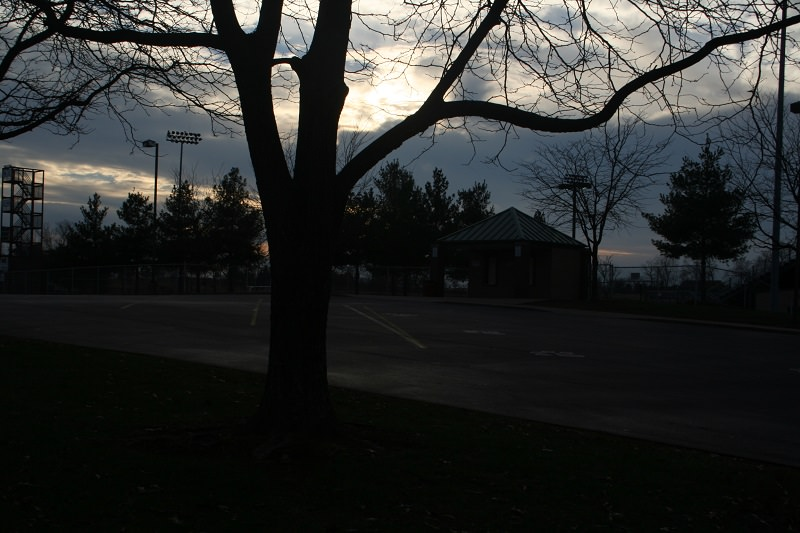
#> input picture images/lowLightImage.jpg, 800 x 533 px, found by its file name
$ python example_local_contrast_enhancement.py
#> lines starting #> are read from the running program, lines starting #| are printed output that depends on the picture
#> further down, image is the input picture: shape (533, 800, 3); mean R, G, B 43.2, 44.7, 43.5
### image_enhancement.py
import math
import imageio.v2 as imageio
import numpy as np
import matplotlib.pyplot as plt
from skimage.color import rgb2gray
from skimage.util import img_as_float
from skimage.exposure import rescale_intensity, adjust_gamma


plt.close('all')

def map_value(
        value,
        range_in=(0,1),
        range_out=(0,1),
        invert=False,
        non_lin_convex=None,
        non_lin_concave=None):

    # truncate value to within input range limits
    if value > range_in[1]: value = range_in[1]
    if value < range_in[0]: value = range_in[0]

    # map values linearly to [0,1]
    value = (value - range_in[0]) / (range_in[1] - range_in[0])

    # invert values
    if invert is True: value = 1 - value

    # apply convex non-linearity
    if non_lin_convex is not None:
        value = (value * non_lin_convex) / (1 + non_lin_convex - value)

    # apply concave non-linearity
    if non_lin_concave is not None:
        value = ((1 + non_lin_concave) * value) / (non_lin_concave + value)

    # mapping value to the output range in a linear way
    value = value * (range_out[1] - range_out[0]) + range_out[0]

    return value


# [58 lines left out: function get_membership_luts, not called in this run]

def get_sigmoid_lut(
        resolution=256,
        threshold=0.2,
        non_linearirty=0.2,
        verbose=False):


#> called with resolution = 256, threshold = 0.2, non_linearirty = 0.12, verbose = False
    max_value = resolution - 1  # the maximum attainable value
    thr = threshold * max_value  # threshold in the range [0,resolution-1]
    alpha = non_linearirty * max_value  # controls non-linearity degree
    beta = max_value - thr
    if beta == 0: beta = 0.001

    lut = np.zeros(resolution, dtype='float')

    for i in range(resolution):

        i_comp = i - thr  # complement of i

        # upper part of the piece-wise sigmoid function
        if i >= thr:
            lut[i] = (((((alpha + beta) * i_comp) / (alpha + i_comp)) *
                         (1 / (2 * beta))) + 0.5)

        # lower part of the piece-wise sigmoid function
        else:
            lut[i] = (alpha * i) / (alpha - i_comp) * (1 / (2 * thr))

    if verbose is True:
        plt.figure()
        plt.plot(lut)
        plt.title('Sigmoid LUT | ' +
                  'thr=' + str(int(thr)) + ' (' + str(round(threshold, 3)) +
                  ') | nonlin=' + str(int(alpha)) +
                  ' (' + str(round(non_linearirty, 3)) + ')')
        plt.grid(True)
        plt.tight_layout()
        plt.show()

    return lut


def get_photometric_mask(
        image,
        smoothing=0.2,
        grayscale_out=True,
        verbose=False):


    # internal parameters
    THR_A = smoothing
    THR_B = 0.04  # ~10/255
    NON_LIN = 0.12  # ~30/255
    LUT_RES = 256

    # get sigmoid LUTs
    lut_a = get_sigmoid_lut(
            resolution=LUT_RES,
            threshold=THR_A,
            non_linearirty=NON_LIN,
            verbose=verbose
            )
    lut_a_max = len(lut_a) -1
    lut_b = get_sigmoid_lut(
            resolution=LUT_RES,
            threshold=THR_B,
            non_linearirty=NON_LIN,
            verbose=verbose
            )
    lut_b_max = len(lut_b) -1


    # dealing with different number of channels
    if len(image.shape) == 3:
        if grayscale_out is True:
            image_ph_mask = rgb2gray(image.copy())  # [0,1] 2D
        else:
            image_ph_mask = img_as_float(image.copy())  # [0,1] 3D
    elif len(image.shape) == 2:
        image_ph_mask = img_as_float(image.copy())  # [0,1] 2D
    else:
         image_ph_mask = img_as_float(image.copy())  # [0,1] ?D

    # if image is 2D, expand dimensions to 3D for code compatibility
    # (filtering assumes a 3D image)
    if len(image_ph_mask.shape) == 2:
        image_ph_mask = np.expand_dims(image_ph_mask, axis=2)


    # robust recursive envelope

    # up -> down
    for i in range(1, image_ph_mask.shape[0]-1):
        d = np.abs(image_ph_mask[i-1,:,:] - image_ph_mask[i+1,:,:])  # diff
        d = lut_a[(d * lut_a_max).astype(int)]
        image_ph_mask[i,:,:] = ((image_ph_mask[i,:,:] * d) +
                              (image_ph_mask[i-1,:,:] * (1-d)))
#> image_ph_mask: shape (533, 800, 1) float64

    # left -> right
    for j in range(1, image_ph_mask.shape[1]-1):
        d = np.abs(image_ph_mask[:,j-1,:] - image_ph_mask[:,j+1,:])  # diff
        d = lut_a[(d * lut_a_max).astype(int)]
        image_ph_mask[:,j,:] = ((image_ph_mask[:,j,:] * d) +
                              (image_ph_mask[:,j-1,:] * (1-d)))

    # down -> up
    for i in range(image_ph_mask.shape[0]-2, 1, -1):
        d = np.abs(image_ph_mask[i-1,:,:] - image_ph_mask[i+1,:,:])  # diff
        d = lut_a[(d * lut_a_max).astype(int)]
        image_ph_mask[i,:,:] = ((image_ph_mask[i,:,:] * d) +
                              (image_ph_mask[i+1,:,:] * (1-d)))
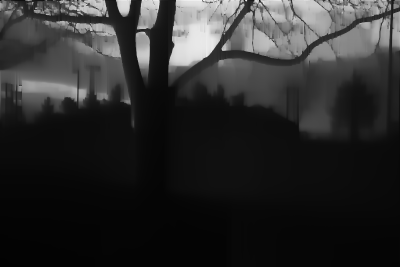
#> image_ph_mask: shape (533, 800, 1) float64 (shown at 1/2 size); min 0.00925, max 0.992, mean 0.171

    # right -> left
    for j in range(image_ph_mask.shape[1]-2, 1, -1):
        d = np.abs(image_ph_mask[:,j-1,:] - image_ph_mask[:,j+1,:])  # diff
        d = lut_b[(d * lut_b_max).astype(int)]
        image_ph_mask[:,j,:] = ((image_ph_mask[:,j,:] * d) +
                              (image_ph_mask[:,j+1,:] * (1-d)))

    # up -> down
    for i in range(1, image_ph_mask.shape[0]-1):
        d = np.abs(image_ph_mask[i-1,:,:] - image_ph_mask[i+1,:,:])  # diff
        d = lut_b[(d * lut_b_max).astype(int)]
        image_ph_mask[i,:,:] = ((image_ph_mask[i,:,:] * d) +
                              (image_ph_mask[i-1,:,:] * (1-d)))


    # convert back to 2D if grayscale is needed
    if grayscale_out is True:
        image_ph_mask = np.squeeze(image_ph_mask)


    if verbose is True:

        plt.figure()
        plt.subplot(1,2,1)
        plt.imshow(image)
        plt.title('Input image')
        plt.axis('off')

        plt.subplot(1,2,2)
        if grayscale_out is True:
            plt.imshow(image_ph_mask, cmap='gray', vmin=0, vmax=1)
        else:
            plt.imshow(image_ph_mask, vmin=0, vmax=1)
        plt.title('Photometric mask')
        plt.axis('off')

        plt.tight_layout(True)
        plt.suptitle('Estimation of photometric mask')
        plt.show()


    return image_ph_mask

# [356 lines left out: function blend_expoures, not called in this run]

def apply_local_contrast_enhancement(
        image,
        image_ph_mask,
        degree=1.5,
        verbose=False):


#> called with degree = 4, verbose = False
    DARK_BOOST = 0.2
    THRESHOLD_DARK_TONES = 100 / 255
    detail_amplification_global = degree

    image_details = image - image_ph_mask  # image details
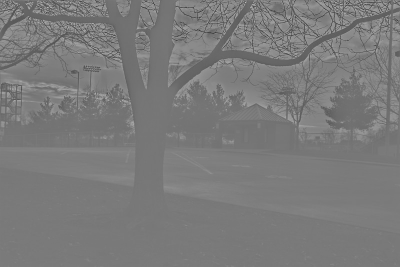
#> image_details: shape (533, 800) float64 (shown at 1/2 size); min -0.734, max 0.785, mean -0.00129; drawn with min black and max white

    # special treatment for dark regions
    detail_amplification_local = image_ph_mask / THRESHOLD_DARK_TONES
    detail_amplification_local[detail_amplification_local>1] = 1
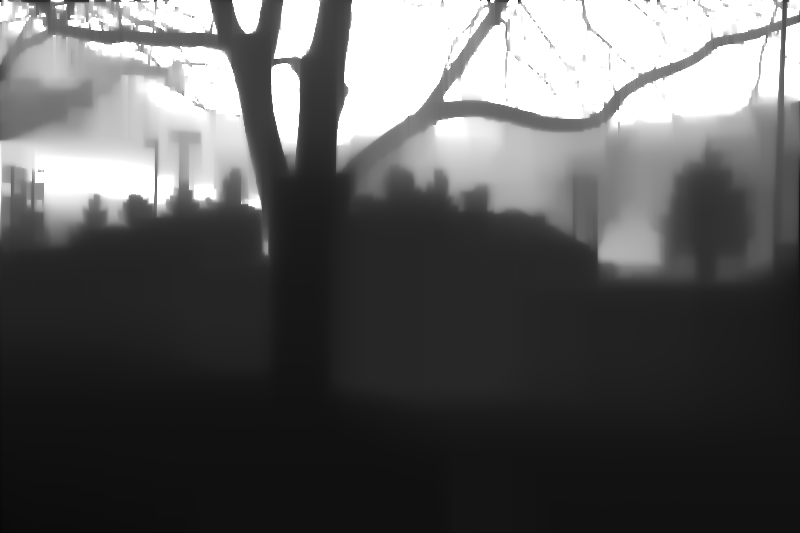
#> detail_amplification_local: shape (533, 800) float64; min 0.0236, max 1, mean 0.359
    detail_amplification_local = ((1 - detail_amplification_local) *
                                  DARK_BOOST) + 1  # [1, 1.2]

    # apply all detail adjustements
    image_details = (image_details *
                     detail_amplification_global *
                     detail_amplification_local)

    # add details back to the local neighborhood
    image_out = image_ph_mask + image_details
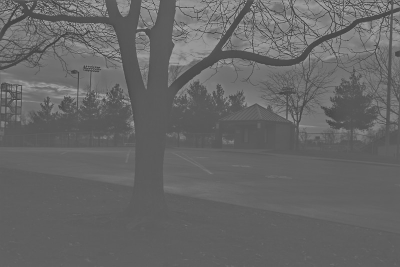
#> image_out: shape (533, 800) float64 (shown at 1/2 size); min -2.19, max 3.66, mean 0.165; drawn with min black and max white

    # stay within range
    image_out = np.clip(a=image_out, a_min=0, a_max=1, out=image_out)

    if verbose is True:

        plt.figure()
        plt.subplot(1,3,1)
        plt.imshow(image, cmap='gray', vmin=0, vmax=1)
        plt.title('Input image')
        plt.axis('off')

        plt.subplot(1,3,2)
        plt.imshow(image_ph_mask, cmap='gray', vmin=0, vmax=1)
        plt.title('Ph. mask')
        plt.axis('off')

        plt.subplot(1,3,3)
        plt.imshow(image_out, cmap='gray', vmin=0, vmax=1)
        plt.title('Output')
        plt.axis('off')

        plt.tight_layout(True)
        plt.suptitle('Local contrast enhancement [x' + str(degree) + ']')
        plt.show()

    return image_out


def apply_spatial_tonemapping(
        image,
        image_ph_mask,
        mid_tone=0.5,
        tonal_width=0.5,
        areas_dark=0.5,
        areas_bright=0.5,
        preserve_tones = True,
        verbose=True):


    # defining parameters
#> called with mid_tone = 0.5, tonal_width = 0.5, areas_dark = 0, areas_bright = 0, preserve_tones = False, verbose = False
    EPSILON = 1 / 256


    # adjust range and non-linear response of parameters
    mid_tone = map_value(
            value=mid_tone,
            range_in=(0,1),
            range_out=(0,1),
            invert=False,
            non_lin_convex=None,
            non_lin_concave=None
            )

    tonal_width = map_value(
            value=tonal_width,
            range_in=(0,1),
            range_out=(EPSILON,1),
            invert=False,
            non_lin_convex=0.1,
            non_lin_concave=None
            )

    areas_dark = map_value(
            value=areas_dark,
            range_in=(0,1),
            range_out=(0,5),
            invert=True,
            non_lin_convex=0.05,
            non_lin_concave=None
            )

    areas_bright = map_value(
            value=areas_bright,
            range_in=(0,1),
            range_out=(0,5),
            invert=True,
            non_lin_convex=0.05,
            non_lin_concave=None
            )


    # spatial tone-mapping

    # lower tones (below mid_tone level)
    image_lower = image.copy()
    image_lower[image_lower>=mid_tone] = 0
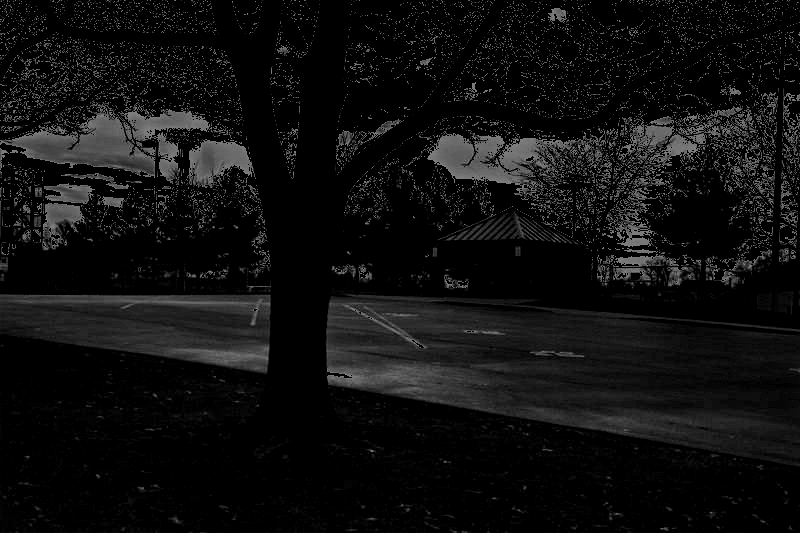
#> image_lower: shape (533, 800) float64; min 0, max 0.5, mean 0.0608
    alpha = (image_ph_mask ** 2) / tonal_width
    tone_continuation_factor = mid_tone / (mid_tone + EPSILON - image_ph_mask)
    alpha = alpha * tone_continuation_factor + areas_dark
    image_lower = (image_lower * (alpha + 1)) / (alpha + image_lower)

    # upper tones (above mid_tone level)
    image_upper = image.copy()
    image_upper[image_upper<mid_tone] = 0
    image_ph_mask_inv = 1 - image_ph_mask
    alpha = (image_ph_mask_inv ** 2) / tonal_width
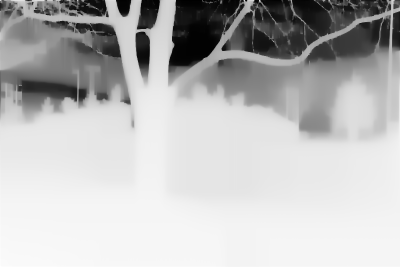
#> alpha: shape (533, 800) float64 (shown at 1/2 size); min 0.0122, max 11.29, mean 8.35; drawn with min black and max white
    tone_continuation_factor = mid_tone / ((1 - mid_tone) - image_ph_mask_inv)
    alpha = alpha * tone_continuation_factor + areas_bright
    image_upper = (image_upper * alpha) / (alpha + 1 - image_upper)

    image_tonemapped = image_lower + image_upper

    if preserve_tones is True:
        preservation_degree = np.abs(0.5 - image_ph_mask) / 0.5  # 0: near 0.5
#        preservation_degree = ((1 + 0.3) * preservation_degree) / (0.3 + preservation_degree)
        image_tonemapped = (preservation_degree * image_tonemapped +
                           (1-preservation_degree) * image)


    if verbose is True:

        plt.figure()

        plt.subplot(2,2,1)
        plt.imshow(image, cmap='gray', vmin=0, vmax=1)
        plt.title('Input image')
        plt.axis('off')

        plt.subplot(2,2,3)
        plt.imshow(image_lower, cmap='gray', vmin=0, vmax=1)
        plt.title('Image lower')
        plt.axis('off')

        plt.subplot(2,2,4)
        plt.imshow(image_upper, cmap='gray', vmin=0, vmax=1)
        plt.title('Image upper')
        plt.axis('off')

        plt.subplot(2,2,2)
        plt.imshow(image_tonemapped, cmap='gray', vmin=0, vmax=1)
        plt.title('Image tonemapped')
        plt.axis('off')

        plt.tight_layout(True)
        plt.suptitle('Spatial tone mapping')
        plt.show()


    return image_tonemapped

def srgb_to_linear(image_srgb, verbose=False):

    # dealing with different input dimensions
#> called with verbose = False
    dimensions = len(image_srgb.shape)
    if dimensions == 1:
        image_srgb = np.expand_dims(image_srgb, axis=2)  # make a 3rd dimension

    image_srgb = img_as_float(image_srgb)  # [0,1]

    # lower part of the piecewise formula
    image_lower = image_srgb.copy()
    image_lower[image_lower > 0.04045] = 0
#> image_lower: shape (533, 800, 3) float64
    image_lower = image_lower / 12.92

    # upper part of the piecewise formula
    image_upper = image_srgb.copy()
    image_upper = image_upper + 0.055
#> image_upper: shape (533, 800, 3) float64
    image_upper[image_upper <= (0.04045+0.055)] = 0
    image_upper = image_upper / 1.055
    image_upper = image_upper ** 2.4

    image_linear = image_lower + image_upper  # combine into the final result

    if verbose is True:

        plt.figure()
        plt.subplot(1,2,1)
        plt.imshow(image_srgb, vmin=0, vmax=1)
        plt.title('Image sRGB')
        plt.axis('off')

        plt.subplot(1,2,2)
        plt.imshow(image_linear, vmin=0, vmax=1)
        plt.title('Image linear')
        plt.axis('off')

        plt.tight_layout(True)
        plt.suptitle('sRGB -> linear space')
        plt.show()

    return image_linear


def linear_to_srgb(image_linear, verbose=False):


    # dealing with different input dimensions
    dimensions = len(image_linear.shape)
    if dimensions == 1:
        image_linear = np.expand_dims(image_linear, axis=2)  # 3rd dimension

    image_linear = img_as_float(image_linear)  # [0,1]

    # lower part of the piecewise formula
    image_lower = image_linear.copy()
    image_lower[image_lower > 0.0031308] = 0
    image_lower = image_lower * 12.92

    # upper part of the piecewise formula
    image_upper = image_linear.copy()
    image_upper[image_upper <= 0.0031308] = 0
    image_upper = image_upper ** (1/2.4)
    image_upper = image_upper * 1.055
    image_upper = image_upper - 0.055

    image_srgb = image_lower + image_upper
    image_srgb = np.clip(a=image_srgb, a_min=0, a_max=1, out=image_srgb)


    if verbose is True:

        plt.figure()
        plt.subplot(1,2,1)
        plt.imshow(image_linear, vmin=0, vmax=1)
        plt.title('Image linear')
        plt.axis('off')

        plt.subplot(1,2,2)
        plt.imshow(image_srgb, vmin=0, vmax=1)
        plt.title('Image sRGB')
        plt.axis('off')

        plt.tight_layout(True)
        plt.suptitle('Linear space -> sRGB')
        plt.show()

    return (image_srgb * 255).astype(np.uint8)


def transfer_graytone_to_color(image_color, image_graytone, verbose=False):


    EPSILON = 1 / 256

    # bring both color and graytone to linear space
    image_color_linear = srgb_to_linear(image_color.copy(), verbose=False)
    image_graytone_linear = srgb_to_linear(image_graytone.copy(),verbose=False)
#> call 2 of srgb_to_linear, with verbose = False
#> in srgb_to_linear (call 2), `image_lower[image_lower > 0.04045] = 0`:
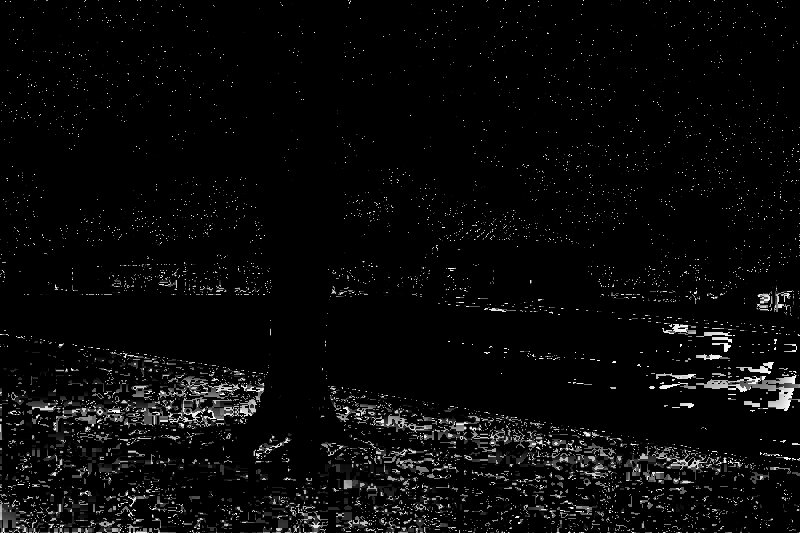
#> image_lower: shape (533, 800) float64; min 0, max 0.0404, mean 0.00147; drawn with min black and max white
#> (the rest of the program and of its run is left out)
